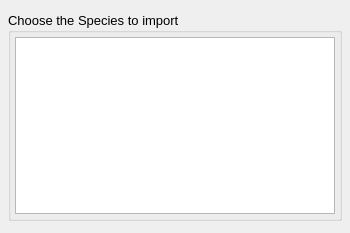
<?xml version="1.0" encoding="UTF-8"?>
<ui version="4.0">
 <class>ImportSpeciesDialog</class>
 <widget class="QDialog" name="ImportSpeciesDialog">
  <property name="windowModality">
   <enum>Qt::ApplicationModal</enum>
  </property>
  <property name="geometry">
   <rect>
    <x>0</x>
    <y>0</y>
    <width>350</width>
    <height>233</height>
   </rect>
  </property>
  <property name="font">
   <font>
    <pointsize>10</pointsize>
   </font>
  </property>
  <property name="windowTitle">
   <string>Import Species</string>
  </property>
  <layout class="QVBoxLayout" name="verticalLayout">
   <property name="spacing">
    <number>4</number>
   </property>
   <property name="leftMargin">
    <number>4</number>
   </property>
   <property name="topMargin">
    <number>4</number>
   </property>
   <property name="rightMargin">
    <number>4</number>
   </property>
   <property name="bottomMargin">
    <number>4</number>
   </property>
   <item>
    <widget class="QWidget" name="WizardHeaderWidget" native="true"/>
   </item>
   <item>
    <widget class="QStackedWidget" name="MainStack">
     <property name="currentIndex">
      <number>1</number>
     </property>
     <widget class="QWidget" name="ImportSpeciesSelectFilePage">
      <layout class="QVBoxLayout" name="verticalLayout_10">
       <property name="spacing">
        <number>4</number>
       </property>
       <property name="leftMargin">
        <number>4</number>
       </property>
       <property name="topMargin">
        <number>4</number>
       </property>
       <property name="rightMargin">
        <number>4</number>
       </property>
       <property name="bottomMargin">
        <number>4</number>
       </property>
       <item>
        <widget class="QGroupBox" name="InputFileGroup">
         <property name="title">
          <string>Select input file</string>
         </property>
         <layout class="QVBoxLayout" name="verticalLayout_7">
          <property name="spacing">
           <number>4</number>
          </property>
          <property name="leftMargin">
           <number>4</number>
          </property>
          <property name="topMargin">
           <number>4</number>
          </property>
          <property name="rightMargin">
           <number>4</number>
          </property>
          <property name="bottomMargin">
           <number>4</number>
          </property>
          <item>
           <layout class="QHBoxLayout" name="horizontalLayout_2">
            <property name="spacing">
             <number>4</number>
            </property>
            <item>
             <widget class="QLineEdit" name="InputFileEdit"/>
            </item>
            <item>
             <widget class="QToolButton" name="InputFileSelectButton">
              <property name="text">
               <string/>
              </property>
              <property name="icon">
               <iconset resource="main.qrc">
                <normaloff>:/general/icons/open.svg</normaloff>:/general/icons/open.svg</iconset>
              </property>
             </widget>
            </item>
           </layout>
          </item>
          <item>
           <spacer name="verticalSpacer_3">
            <property name="orientation">
             <enum>Qt::Vertical</enum>
            </property>
            <property name="sizeHint" stdset="0">
             <size>
              <width>20</width>
              <height>40</height>
             </size>
            </property>
           </spacer>
          </item>
         </layout>
        </widget>
       </item>
      </layout>
     </widget>
     <widget class="QWidget" name="ImportSpeciesSelectSpeciesPage">
      <layout class="QVBoxLayout" name="verticalLayout_8">
       <property name="spacing">
        <number>4</number>
       </property>
       <property name="leftMargin">
        <number>4</number>
       </property>
       <property name="topMargin">
        <number>4</number>
       </property>
       <property name="rightMargin">
        <number>4</number>
       </property>
       <property name="bottomMargin">
        <number>4</number>
       </property>
       <item>
        <widget class="QGroupBox" name="SpeciesGroup">
         <property name="title">
          <string>Choose the Species to import</string>
         </property>
         <layout class="QVBoxLayout" name="verticalLayout_4">
          <property name="spacing">
           <number>4</number>
          </property>
          <property name="leftMargin">
           <number>4</number>
          </property>
          <property name="topMargin">
           <number>4</number>
          </property>
          <property name="rightMargin">
           <number>4</number>
          </property>
          <property name="bottomMargin">
           <number>4</number>
          </property>
          <item>
           <widget class="QListView" name="SpeciesList">
            <property name="editTriggers">
             <set>QAbstractItemView::NoEditTriggers</set>
            </property>
            <property name="showDropIndicator" stdset="0">
             <bool>false</bool>
            </property>
           </widget>
          </item>
         </layout>
        </widget>
       </item>
      </layout>
     </widget>
     <widget class="QWidget" name="AtomTypesPage">
      <layout class="QVBoxLayout" name="verticalLayout_9">
       <property name="spacing">
        <number>4</number>
       </property>
       <property name="leftMargin">
        <number>4</number>
       </property>
       <property name="topMargin">
        <number>4</number>
       </property>
       <property name="rightMargin">
        <number>4</number>
       </property>
       <property name="bottomMargin">
        <number>4</number>
       </property>
       <item>
        <widget class="QGroupBox" name="AtomTypesGroup">
         <property name="title">
          <string>Check / re-map AtomTypes</string>
         </property>
         <layout class="QVBoxLayout" name="verticalLayout_11">
          <property name="spacing">
           <number>4</number>
          </property>
          <property name="leftMargin">
           <number>4</number>
          </property>
          <property name="topMargin">
           <number>4</number>
          </property>
          <property name="rightMargin">
           <number>4</number>
          </property>
          <property name="bottomMargin">
           <number>4</number>
          </property>
          <item>
           <layout class="QHBoxLayout" name="horizontalLayout_4">
            <property name="spacing">
             <number>4</number>
            </property>
            <item>
             <widget class="QListView" name="AtomTypesList">
              <property name="selectionMode">
               <enum>QAbstractItemView::ExtendedSelection</enum>
              </property>
              <property name="selectionBehavior">
               <enum>QAbstractItemView::SelectRows</enum>
              </property>
              <property name="iconSize">
               <size>
                <width>20</width>
                <height>20</height>
               </size>
              </property>
             </widget>
            </item>
            <item>
             <layout class="QVBoxLayout" name="verticalLayout_5">
              <property name="spacing">
               <number>4</number>
              </property>
              <item>
               <widget class="QPushButton" name="AtomTypesPrefixButton">
                <property name="enabled">
                 <bool>false</bool>
                </property>
                <property name="toolTip">
                 <string>Add a prefix to all selected AtomType names</string>
                </property>
                <property name="text">
                 <string>Prefix...</string>
                </property>
               </widget>
              </item>
              <item>
               <widget class="QPushButton" name="AtomTypesSuffixButton">
                <property name="enabled">
                 <bool>false</bool>
                </property>
                <property name="toolTip">
                 <string>Add a suffix to all selected AtomType names</string>
                </property>
                <property name="text">
                 <string>Suffix...</string>
                </property>
               </widget>
              </item>
              <item>
               <spacer name="verticalSpacer_4">
                <property name="orientation">
                 <enum>Qt::Vertical</enum>
                </property>
                <property name="sizeHint" stdset="0">
                 <size>
                  <width>20</width>
                  <height>40</height>
                 </size>
                </property>
               </spacer>
              </item>
             </layout>
            </item>
           </layout>
          </item>
          <item>
           <layout class="QHBoxLayout" name="horizontalLayout_7">
            <item>
             <widget class="CheckIndicator" name="AtomTypesIndicator">
              <property name="sizePolicy">
               <sizepolicy hsizetype="Fixed" vsizetype="Fixed">
                <horstretch>0</horstretch>
                <verstretch>0</verstretch>
               </sizepolicy>
              </property>
              <property name="maximumSize">
               <size>
                <width>16</width>
                <height>16</height>
               </size>
              </property>
              <property name="text">
               <string/>
              </property>
              <property name="scaledContents">
               <bool>true</bool>
              </property>
             </widget>
            </item>
            <item>
             <widget class="QLabel" name="AtomTypesIndicatorLabel">
              <property name="sizePolicy">
               <sizepolicy hsizetype="Expanding" vsizetype="Preferred">
                <horstretch>0</horstretch>
                <verstretch>0</verstretch>
               </sizepolicy>
              </property>
              <property name="text">
               <string>No conflicts with existing AtomTypes</string>
              </property>
             </widget>
            </item>
           </layout>
          </item>
         </layout>
        </widget>
       </item>
      </layout>
     </widget>
     <widget class="QWidget" name="MasterTermsPage">
      <layout class="QVBoxLayout" name="verticalLayout_17">
       <property name="spacing">
        <number>4</number>
       </property>
       <property name="leftMargin">
        <number>4</number>
       </property>
       <property name="topMargin">
        <number>4</number>
       </property>
       <property name="rightMargin">
        <number>4</number>
       </property>
       <property name="bottomMargin">
        <number>4</number>
       </property>
       <item>
        <widget class="QGroupBox" name="MasterTermsGroup">
         <property name="title">
          <string>Check / re-map MasterTerms</string>
         </property>
         <layout class="QVBoxLayout" name="verticalLayout_15">
          <property name="spacing">
           <number>4</number>
          </property>
          <property name="leftMargin">
           <number>4</number>
          </property>
          <property name="topMargin">
           <number>4</number>
          </property>
          <property name="rightMargin">
           <number>4</number>
          </property>
          <property name="bottomMargin">
           <number>4</number>
          </property>
          <item>
           <layout class="QHBoxLayout" name="horizontalLayout_6">
            <property name="spacing">
             <number>4</number>
            </property>
            <item>
             <widget class="QTreeView" name="MasterTermsTree">
              <property name="selectionMode">
               <enum>QAbstractItemView::ExtendedSelection</enum>
              </property>
              <property name="selectionBehavior">
               <enum>QAbstractItemView::SelectRows</enum>
              </property>
              <property name="iconSize">
               <size>
                <width>20</width>
                <height>20</height>
               </size>
              </property>
              <attribute name="headerDefaultSectionSize">
               <number>26</number>
              </attribute>
             </widget>
            </item>
            <item>
             <layout class="QVBoxLayout" name="verticalLayout_16">
              <property name="spacing">
               <number>4</number>
              </property>
              <item>
               <widget class="QPushButton" name="MasterTermsPrefixButton">
                <property name="enabled">
                 <bool>false</bool>
                </property>
                <property name="toolTip">
                 <string>Add a prefix to all selected AtomType names</string>
                </property>
                <property name="text">
                 <string>Prefix...</string>
                </property>
               </widget>
              </item>
              <item>
               <widget class="QPushButton" name="MasterTermsSuffixButton">
                <property name="enabled">
                 <bool>false</bool>
                </property>
                <property name="toolTip">
                 <string>Add a suffix to all selected AtomType names</string>
                </property>
                <property name="text">
                 <string>Suffix...</string>
                </property>
               </widget>
              </item>
              <item>
               <spacer name="verticalSpacer_6">
                <property name="orientation">
                 <enum>Qt::Vertical</enum>
                </property>
                <property name="sizeHint" stdset="0">
                 <size>
                  <width>20</width>
                  <height>40</height>
                 </size>
                </property>
               </spacer>
              </item>
             </layout>
            </item>
           </layout>
          </item>
          <item>
           <layout class="QHBoxLayout" name="horizontalLayout_8">
            <item>
             <widget class="CheckIndicator" name="MasterTermsIndicator">
              <property name="sizePolicy">
               <sizepolicy hsizetype="Fixed" vsizetype="Fixed">
                <horstretch>0</horstretch>
                <verstretch>0</verstretch>
               </sizepolicy>
              </property>
              <property name="maximumSize">
               <size>
                <width>16</width>
                <height>16</height>
               </size>
              </property>
              <property name="text">
               <string/>
              </property>
              <property name="scaledContents">
               <bool>true</bool>
              </property>
             </widget>
            </item>
            <item>
             <widget class="QLabel" name="MasterTermsIndicatorLabel">
              <property name="sizePolicy">
               <sizepolicy hsizetype="Expanding" vsizetype="Preferred">
                <horstretch>0</horstretch>
                <verstretch>0</verstretch>
               </sizepolicy>
              </property>
              <property name="text">
               <string>No conflicts with existing MasterTerms</string>
              </property>
             </widget>
            </item>
           </layout>
          </item>
         </layout>
        </widget>
       </item>
      </layout>
     </widget>
     <widget class="QWidget" name="SpeciesNamePage">
      <layout class="QVBoxLayout" name="verticalLayout_6" stretch="0">
       <property name="spacing">
        <number>4</number>
       </property>
       <property name="leftMargin">
        <number>4</number>
       </property>
       <property name="topMargin">
        <number>4</number>
       </property>
       <property name="rightMargin">
        <number>4</number>
       </property>
       <property name="bottomMargin">
        <number>4</number>
       </property>
       <item>
        <widget class="QGroupBox" name="SpeciesNameGroup">
         <property name="title">
          <string>Enter the name of the new Species</string>
         </property>
         <layout class="QVBoxLayout" name="verticalLayout_13">
          <property name="spacing">
           <number>4</number>
          </property>
          <property name="leftMargin">
           <number>4</number>
          </property>
          <property name="topMargin">
           <number>4</number>
          </property>
          <property name="rightMargin">
           <number>4</number>
          </property>
          <property name="bottomMargin">
           <number>4</number>
          </property>
          <item>
           <layout class="QHBoxLayout" name="horizontalLayout">
            <property name="spacing">
             <number>4</number>
            </property>
            <item>
             <spacer name="horizontalSpacer">
              <property name="orientation">
               <enum>Qt::Horizontal</enum>
              </property>
              <property name="sizeType">
               <enum>QSizePolicy::Fixed</enum>
              </property>
              <property name="sizeHint" stdset="0">
               <size>
                <width>40</width>
                <height>20</height>
               </size>
              </property>
             </spacer>
            </item>
            <item>
             <widget class="CheckIndicator" name="SpeciesNameIndicator">
              <property name="sizePolicy">
               <sizepolicy hsizetype="Minimum" vsizetype="Minimum">
                <horstretch>0</horstretch>
                <verstretch>0</verstretch>
               </sizepolicy>
              </property>
              <property name="text">
               <string/>
              </property>
             </widget>
            </item>
            <item>
             <widget class="QLineEdit" name="SpeciesNameEdit"/>
            </item>
           </layout>
          </item>
          <item>
           <spacer name="verticalSpacer_2">
            <property name="orientation">
             <enum>Qt::Vertical</enum>
            </property>
            <property name="sizeHint" stdset="0">
             <size>
              <width>20</width>
              <height>226</height>
             </size>
            </property>
           </spacer>
          </item>
         </layout>
        </widget>
       </item>
      </layout>
     </widget>
    </widget>
   </item>
   <item>
    <widget class="QWidget" name="WizardFooterWidget" native="true"/>
   </item>
  </layout>
 </widget>
 <customwidgets>
  <customwidget>
   <class>CheckIndicator</class>
   <extends>QLabel</extends>
   <header>gui/widgets/checkIndicator.h</header>
  </customwidget>
 </customwidgets>
 <resources>
  <include location="main.qrc"/>
 </resources>
 <connections/>
</ui>
